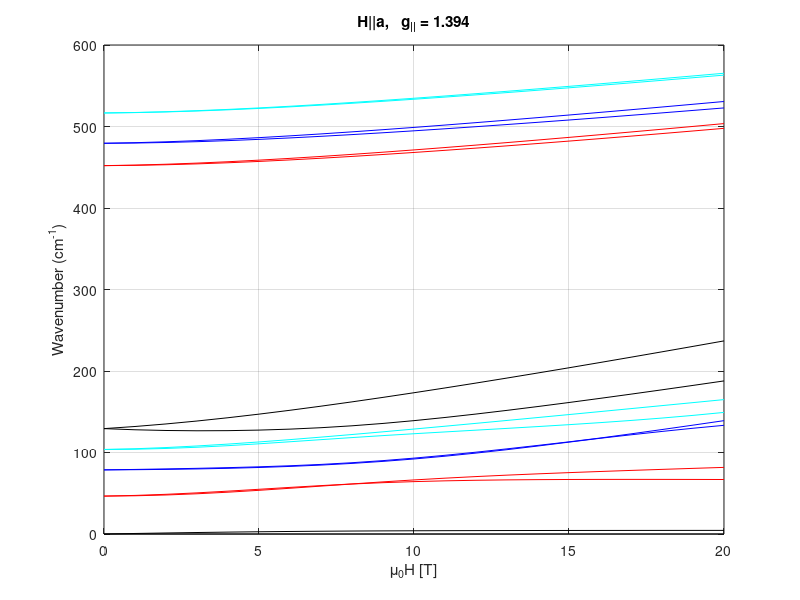
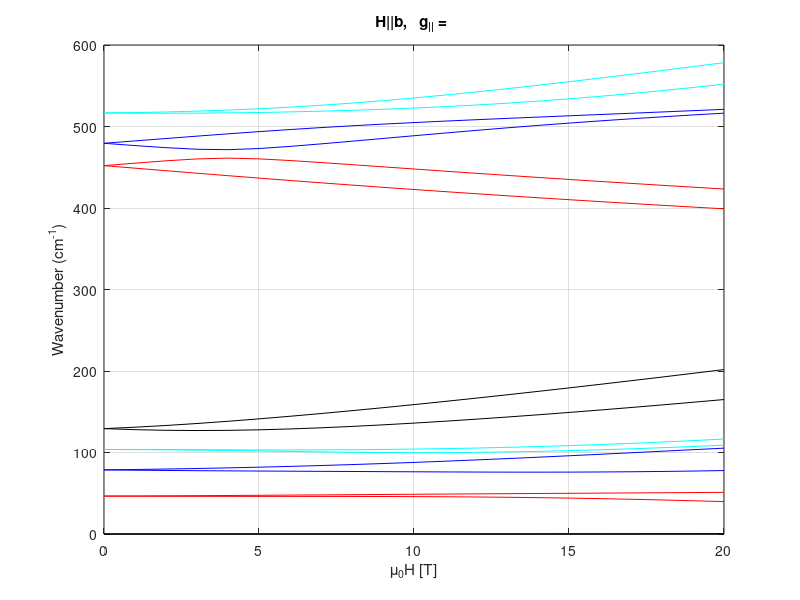
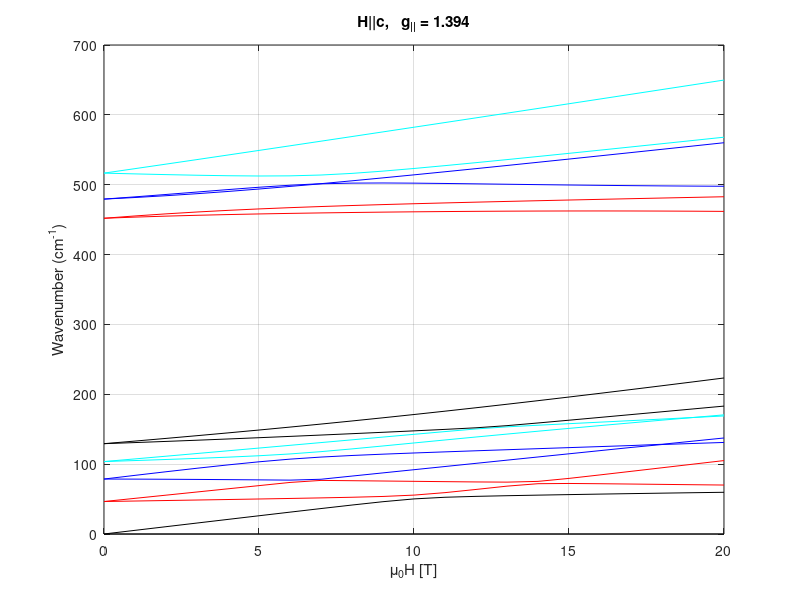

Recreate these plots in MATLAB, in order.
enableFullSpecNorm = true; %Plots a, b, and c field orientations, normalized to E0
enabledoubleplot = false; %Plots two sets of B params in the same plot for comparison

%% Spin 15/2 matrices, {|15/2,15/2>.,...,|15/2,-15/2>| basis

ID = eye(16);

% Create a vector with values from 15/2 down to -15/2 in steps of -1
Jz_val = 15/2:-1:-15/2;

% Create the diagonal matrix
Jz = diag(Jz_val);
    
% Create the vector for the superdiagonal
Jp_val = [sqrt(15), sqrt(28), sqrt(39), sqrt(48), sqrt(55), sqrt(60), sqrt(63), 8, ...
               sqrt(63), sqrt(60), sqrt(55), sqrt(48), sqrt(39), sqrt(28), sqrt(15)];

% Create the matrix Jp
Jp = diag(Jp_val, 1);  % The second argument '1' places the values on the first superdiagonal
    
    
% Define the vector for the subdiagonal
Jm_val = sqrt([1*15, 2*14, 3*13, 4*12, 5*11, 6*10, 7*9, 8*8, 7*9, 6*10, 5*11, 4*12, 3*13, 2*14, 1*15]);

% Create the matrix Jm
Jm = diag(Jm_val, -1);  % The '-1' places the values on the first subdiagonal

Jx = (Jp+Jm)/2;

Jy = (Jp-Jm)/2i;


%% Steven's Operators
J=15/2; X = J*(J+1); A = Jp*Jp*Jp + Jm*Jm*Jm;

O20 = 3*Jz*Jz - X*ID;
O22 = (1/2)*(Jp*Jp + Jm*Jm);
O40 = 35*power(Jz,4) - (30*X - 25)*Jz*Jz + (3*X*X - 6*X)*ID;
O42 = (1/4)*( (Jp*Jp + Jm*Jm)*(7*power(Jz,2) - (X + 5)*ID) + (7*power(Jz,2) - (X + 5)*ID)*(Jp*Jp + Jm*Jm));  
O44 = (1/2)*(Jp*Jp*Jp*Jp + Jm*Jm*Jm*Jm);
O43 = (1/4)*( (A)*Jz + Jz*(A) );
O60 = 231*power(Jz,6) - (315*X-735)*power(Jz,4) + (105*X*X - 525*X +294)*power(Jz,2) - (5*X*X*X - 40*X*X + 60*X)*ID;
O62 = (1/4)*((Jp*Jp + Jm*Jm)*(33*power(Jz,4) - (18*X + 123)*power(Jz,2)+(X*X+10*X+102)*ID) + (33*power(Jz,4) - (18*X + 123)*power(Jz,2)+(X*X+10*X+102)*ID)*(Jp*Jp + Jm*Jm));
O63 = (1/4)*( A*(11*power(Jz,3) - (3*X + 59)*Jz ) + (11*power(Jz,3) -(3*X + 59)*Jz)*A );
O64 = (1/4)*((Jp*Jp*Jp*Jp + Jm*Jm*Jm*Jm)*(11*power(Jz,2) - (X + 38)*ID) + (11*power(Jz,2) - (X + 38)*ID)*(Jp*Jp*Jp*Jp + Jm*Jm*Jm*Jm));
O66 = (1/2)*(Jp*Jp*Jp*Jp*Jp*Jp + Jm*Jm*Jm*Jm*Jm*Jm);

% Change B param values as needed 
%params = [-2.773e-2    -3.987e-4    -1.416e-2    3.152e-6    -7.616e-6   3.275e-5];
params = [6.741e-2  1.363e-3  -8.998e-3   9.565e-6  1.113e-4  1.661e-4]; %ETO Petit
params_1 = [7.50e-2 1.41e-3  1.25-2  1.09e-5 -1.8e-4 1.5e-4]; %ETO Bertin

B20_1 = params_1(1);
B40_1 = params_1(2);
B43_1 = params_1(3);
B60_1 = params_1(4);
B63_1 = params_1(5);
B66_1 = params_1(6);

B20 = params(1);
B40 = params(2);
B43 = params(3);
B60 = params(4);
B63 = params(5);
B66 = params(6);

HCEF_1 = B20_1*O20 + B40_1*O40 + B43_1*O43 + B60_1*O60 + B63_1*O63 + B66_1*O66;
HCEF = B20*O20 + B40*O40 + B43*O43 + B60*O60 + B63*O63 + B66*O66;

%% This is specifically for EGO which has 9 B params
params_EGO = [0.1271, -0.4371, 6.6574e-4, -0.0017, 0.0033, 1.0300e-5, 9.0100e-5, 5.0300e-5, -8.5100e-6];

B20_EGO = params_EGO(1);
B22_EGO = params_EGO(2);
B40_EGO = params_EGO(3);
B42_EGO = params_EGO(4);
B44_EGO = params_EGO(5);
B60_EGO = params_EGO(6);
B62_EGO = params_EGO(7);
B64_EGO = params_EGO(8);
B66_EGO = params_EGO(9);

HCEF_EGO = B20_EGO*O20 + B22_EGO*O22 + B40_EGO*O40 + B42_EGO*O42 + B44_EGO*O44 + B60_EGO*O60 + B62_EGO*O62 + B64_EGO*O64 + B66_EGO*O66;
%% Constants
muB = 5.78838e-2; % [meV/T];
kB  = 8.617e-2  ; % [meV/K];
gJ = 1.2; % L=7, S=1/2, J=15/2 g-lande factor;
%%
if enableFullSpecNorm
    % This first part is used to calculate gxx0 and gzz0 values, which are
    % only used in the plot title
    [P,D] = eig(HCEF_EGO + Jz*1e-10);

    En = real([D(1,1) D(2,2) D(3,3) D(4,4) D(5,5) D(6,6) D(7,7) D(8,8) D(9,9) D(10,10) D(11,11) D(12,12) D(13,13) D(14,14) D(15,15) D(16,16)]);
    Ev = sort(En);

    E0 = Ev(1);

    ind1 = find(En==Ev(1));
    ind2 = find(En==Ev(2));

    ev1 = P(:,ind1);
    ev2 = P(:,ind2);

    gzz0 = 2*gJ*abs(ev1'*Jz*ev1); 
    gxx0 = 2*gJ*abs(ev1'*Jx*ev2);

    H = 0:1:20; %Define the magnetic field range

    n = 1;
    for h = H
        HZeeman = -gJ*muB*h*Jx; %For ||a orientation
        [P,D] = eig(HCEF_EGO + HZeeman);

        for m = 1:16 %16 eigenvalues in spin 15/2
            Eigenval(m) = real(D(m,m));
        end
        Eigenval = sort(Eigenval);
        for m = 1:16
            E1{m}(n) = Eigenval(m);
        end
        
        HZeeman = -gJ*muB*h*Jy; %For ||b orientation
        [P,D] = eig(HCEF_EGO + HZeeman);

        for m = 1:16 %16 eigenvalues in spin 15/2
            Eigenval(m) = real(D(m,m));
        end
        Eigenval = sort(Eigenval);
        for m = 1:16
            E2{m}(n) = Eigenval(m);
        end
        
        HZeeman = -gJ*muB*h*Jz; %for ||c orientation
        [P,D] = eig(HCEF_EGO + HZeeman);

        for m = 1:16
            Eigenval(m) = real(D(m,m));
        end
        Eigenval = sort(Eigenval);
        for m = 1:16
            E3{m}(n) = Eigenval(m);
        end

        n = n + 1;
    end
    
    % Plot figure of ||a field orientation
    figure; hold on;
    colz = {'k','k','r','r','b','b','c','c', 'k','k','r','r','b','b','c','c'};
    for m = 1:16
        E1cm = (E1{m}) * 8.06554;
        E1zcm = (E1{1}) * 8.06554;
      
        plot(H,E1cm-E1zcm,'color',colz{m})
      

    end

    ylabel('Wavenumber (cm^{-1})'); xlabel('\mu_0H [T]'); grid on; box on;
    title(['H||a,   g_{||} = ' num2str(gxx0)])
    
    % Plot figure of ||b orientation
    figure; hold on;
    colz = {'k','k','r','r','b','b','c','c', 'k','k','r','r','b','b','c','c'};
    for m = 1:16
        E2cm = (E2{m}) * 8.06554;
        E2zcm = (E2{1}) * 8.06554;
      
        plot(H,E2cm-E2zcm,'color',colz{m})
      
        % Extract and display the values at H = 0
        E2cm_at_H0 = (E2{m}(1)) * 8.06554;  % Convert to wavenumbers
        E2zcm_at_H0 = (E2{1}(1)) * 8.06554;  % Convert to wavenumbers
        difference_at_H0 = E2cm_at_H0 - E2zcm_at_H0;

       % disp(['E2cm - E2zcm at H = 0: ', num2str(difference_at_H0)]);
    end

    ylabel('Wavenumber (cm^{-1})'); xlabel('\mu_0H [T]'); grid on; box on;
    title('H||b,   g_{||} = ')
    
    % Plot figure of ||c field orientation
    figure; hold on;
    colz = {'k','k','r','r','b','b','c','c', 'k','k','r','r','b','b','c','c'};
    for m = 1:16
        E3cm = (E3{m}) * 8.06554;
        E3zcm = (E3{1}) * 8.06554;
      
        plot(H,E3cm-E3zcm,'color',colz{m})
    end

    ylabel('Wavenumber (cm^{-1})'); xlabel('\mu_0H [T]'); grid on; box on;
    title(['H||c,   g_{||} = ' num2str(gxx0)])
end

% Check if normalization and double plotting are enabled
if enableFullSpecNorm && enabledoubleplot
    % Initialize plot
    figure;
    hold on;  % Hold on to plot multiple datasets on the same plot

    % Define colors for clarity in plotting
    colors = {'r', 'b'};  % 'r' for the first dataset, 'b' for the second

    % Calculate and plot for the first set of parameters
    HCEF = B20*O20 + B40*O40 + B43*O43 + B60*O60 + B63*O63 + B66*O66;
    plotEigenSpectrum(HCEF, Jz, Jx, colors{1});

    % Calculate and plot for the second set of parameters
    HCEF_1 = B20_1*O20 + B40_1*O40 + B43_1*O43 + B60_1*O60 + B63_1*O63 + B66_1*O66;
    plotEigenSpectrum(HCEF_1, Jz, Jx, colors{2});

    % Finalize plot
    ylabel('Wavenumber (cm^{-1})');
    xlabel('\mu_0H [T]');
    grid on;
    box on;
    title(['H||ab, g_{||} comparison']);
    legend('Params set 1', 'Params set 2');
    hold off;
end

function plotEigenSpectrum(HCEF, Jz, Jx, plotColor)
    muB = 5.78838e-2; % [meV/T]
    gJ = 1.2; % Lande g-factor
    H = 0:1:20; % Magnetic field range
    
    E2 = zeros(16, length(H));
   
    for n = 1:length(H)
    HZeeman = -gJ * muB * H(n) * Jx;
    [P, D] = eig(HCEF + HZeeman);
    E2(:, n) = sort(real(diag(D)));
    end

    % Convert energies to wavenumbers and plot
    E2cm = E2 * 8.06554; % Conversion factor
    E2z = E2(1, :) * 8.06554;
    plot(H, E2cm-E2z, plotColor); 
end
